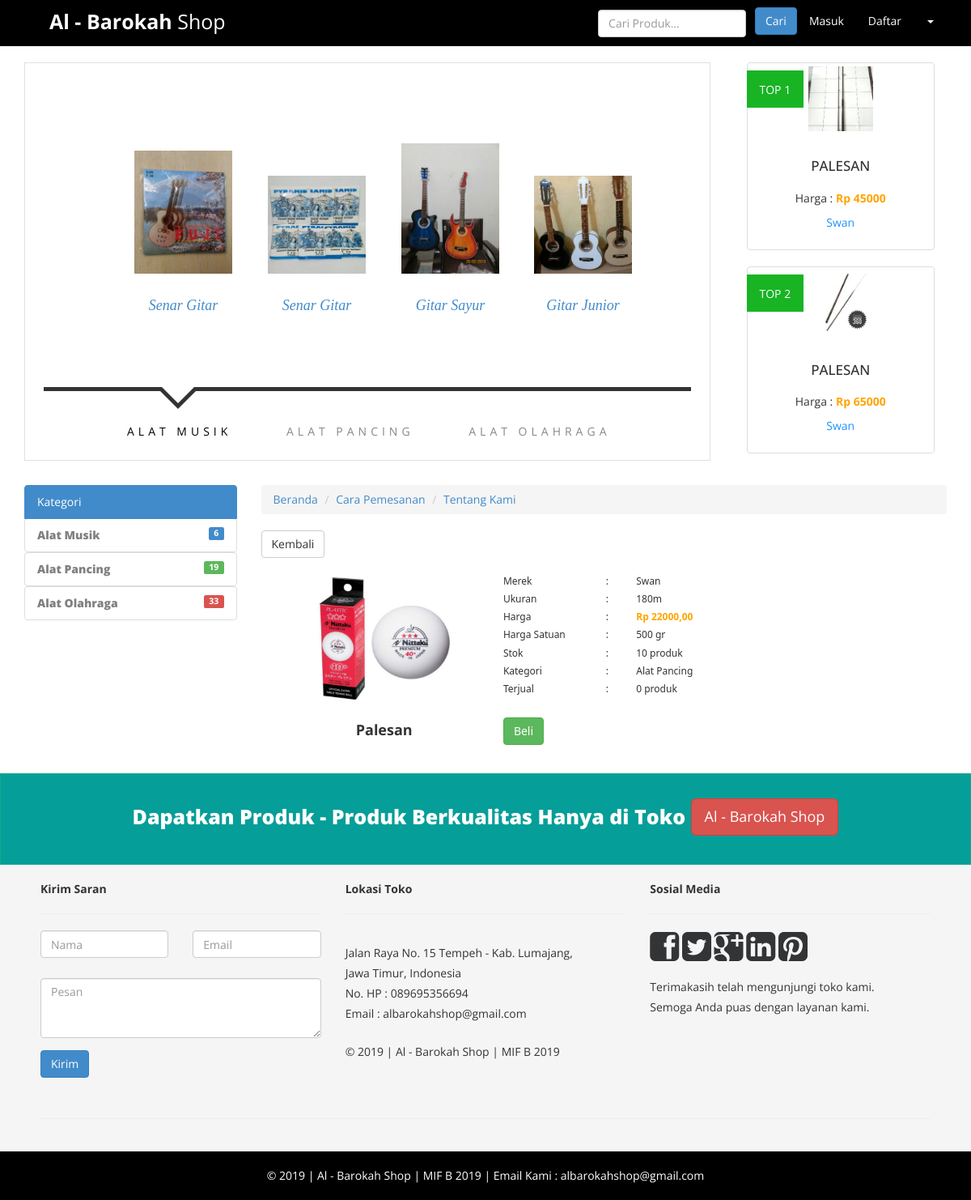
The page /beranda/detail_produk/1 on the database its author committed.
### tables this page shows
CREATE TABLE `produk` (
  `id_produk` int(11) NOT NULL,
  `nama_produk` varchar(50) NOT NULL,
  `merek` varchar(30) NOT NULL,
  `ukuran` varchar(10) NOT NULL,
  `harga_produk` int(7) NOT NULL,
  `berat` int(11) NOT NULL,
  `stok_produk` int(5) NOT NULL,
  `kategori` varchar(15) NOT NULL,
  `foto` varchar(100) NOT NULL,
  `terjual` int(11) NOT NULL
);

### application/controllers/Beranda.php (called while the page is built, shortened)
<?php
class Beranda extends CI_Controller {
	public function __construct(){
		$this->load->helper(array('url'));
		$this->load->model('Model_Produk');
		$this->load->model('Model_pelanggan');
	}
	public function detail_produk($id)
	{
			$data = array(
				'data1'=>$this->Model_Produk->get_header_produk_terbaru_alat_musik(),
				'data2'=>$this->Model_Produk->get_header_produk_terbaru_alat_pancing(),
				'data3'=>$this->Model_Produk->get_header_produk_terbaru_alat_olahraga(),
				'data4'=>$this->Model_Produk->get_produk_header_populer());
			$this->load->view('header',$data);
			$data = array(
				'data1'=>$this->Model_Produk->get_jumlah_produk_alat_musik(),
				'data2'=>$this->Model_Produk->get_jumlah_produk_alat_pancing(),
				'data3'=>$this->Model_Produk->get_jumlah_produk_alat_olahraga());
			$this->load->view('sidebar_kiri',$data);
			$data = array(
				'data'=>$this->Model_Produk->get_detail_produk($id));
			$this->load->view('detail_produk',$data);
			$this->load->view('footer');
	}
}

### index.php (called while the page is built, shortened)
<?php
require_once BASEPATH.'core/CodeIgniter.php';

### application/models/Model_Produk.php (called while the page is built, shortened)
<?php
class Model_Produk extends CI_Model {
	function get_detail_produk($id){
		$query = $this->db->query("SELECT * FROM produk WHERE id_produk='$id'");
		return $query->result();
	}
	function get_produk_header_populer(){
		$query = $this->db->query("SELECT * FROM produk ORDER BY terjual DESC LIMIT 1,2");
		return $query->result();
	}
	function get_header_produk_terbaru_alat_musik(){
		$query = $this->db->query("SELECT * FROM produk WHERE kategori='Alat Musik' ORDER BY id_produk DESC LIMIT 0,4");
		return $query->result();
	}
}

### application/views/detail_produk.php (the view, shortened to what this page needs)
        <div class="col-md-9">
            <div>
                <ol class="breadcrumb">
                    <li><a href="<?= base_url('beranda');?>">Beranda</a></li>
                    <li><a href="<?= base_url('beranda/cara_pemesanan');?>">Cara Pemesanan</a></li>
                    <li><a href="<?= base_url('beranda/tentang_kami');?>">Tentang Kami</a></li>
                </ol>
            </div>
            <div class="row">
                <?php
                foreach ($data as $row):
                ?>
                <div class="col-md-12 text-center col-sm-6 col-xs-6">
                    <a href="javascript: history.go(-1)" class="btn btn-default" role="button" style="float:left;">Kembali</a>
                        <center>
                        <table border="0" width="100%" style="padding: 5px;border-spacing:5px;border-collapse: separate;">
                            <tr><td width="35%" rowspan="10">
                                    <center>
                                    <img src="<?= base_url('assets/');?>img/images_produk/<?= $row->foto;?>" style="height:175px; width:175px;"><br><h4><b><?= $row->nama_produk;?></b></h4></center>
                                </td>
                            <tr><td width="15%">Merek</td><td width="4%">:</td><td><?= $row->merek;?></td></tr>
                            <tr><td>Ukuran</td><td>:</td><td>
                            <?php
                            if($row->ukuran==''){
                                echo'-';}
                            else{
                                echo $row->ukuran;
                            }; ?></td></tr>
                            <tr><td>Harga</td><td>:</td><td><strong><font color="orange">Rp <?= $row->harga_produk;?>,00</font></strong></td></tr>
                            <tr><td>Harga Satuan</td><td>:</td><td><?= $row->berat;?> gr</td></tr>
                            <tr><td>Stok</td><td>:</td><td><?= $row->stok_produk;?> produk</td></tr>
                            <tr><td>Kategori</td><td>:</td><td><?= $row->kategori;?></td></tr>
                            <tr><td>Terjual</td><td>:</td><td><?= $row->terjual;?> produk</td></tr>
                            <tr><td colspan="3">&nbsp;</td></tr>
                            <tr><td colspan="3"><a href="<?= base_url('auth');?>" class="btn btn-success" role="button">Beli</a>
                                </td>
                            </tr>
                        </table>
                        </center>
                </div>
                <?php $no++;
                endforeach;?>
            </div>
        </div>
    </div>
</div>

### application/views/header.php (shortened to what this page needs)
<!DOCTYPE html>
<html lang="en">
<head>
    <link href="<?= base_url('assets/');?>css/bootstrap.css" rel="stylesheet">
    <link href="<?= base_url('assets/');?>css/font-awesome.min.css" rel="stylesheet" />
    <link href="<?= base_url('assets/');?>ItemSlider/css/main-style.css" rel="stylesheet" />
    <link href="<?= base_url('assets/');?>css/style.css" rel="stylesheet" />
</head>
<body>
    <nav class="navbar navbar-default" role="navigation">
        <div class="container-fluid">
            <div class="navbar-header">
                <a class="navbar-brand" href="<?= base_url('beranda');?>"><strong>Al - Barokah</strong> Shop</a>
            </div>
            <div class="collapse navbar-collapse" id="bs-example-navbar-collapse-1">
                <ul class="nav navbar-nav navbar-right">
                    <li><a href="<?= base_url('auth');?>">Masuk</a></li>
                    <li><a href="<?= base_url('auth/daftar');?>">Daftar</a></li>
                    <li class="dropdown">
                        <a href="#" class="dropdown-toggle" data-toggle="dropdown"> <b class="caret"></b></a>
                    </li>
                </ul>
                <form class="navbar-form navbar-right" role="sea
                <form class="navbar-form navbar-right" role="search" method="post" action="<?= base_url('beranda/pencarian_beranda');?>">
                    <div class="form-group">
                        <input type="text" placeholder="Cari Produk..." class="form-control" name="pencarian" value="">
                    </div>
                    <button type="submit" class="btn btn-primary">Cari</button>
                </form>
            </div>
        </div>
    </nav>
    <div class="container">
        <div class="row">
            <div class="col-md-9">
                <div class="main box-border">
                    <div id="mi-slider" class="mi-slider">
                        <ul>
                            <?php
                            foreach ($data1 as $row):
                            ?>
                            <li><a href="<?= base_url('beranda/detail_produk/'.$row->id_produk);?>">
                                <img src="<?= base_url('assets/');?>img/images_produk/<?= $row->foto;?>" alt="Alat_Musik"><h4><?= $row->nama_produk;?></h4>
                            </a></li>
                            <?php $no++;
                            endforeach;?>
                        </ul>
                        <ul>
                        </ul>
                        <ul>
                        </ul>
                        <nav>
                            <a href="#">Alat Musik</a>
                            <a href="#">Alat Pancing</a>
                            <a href="#">Alat Olahraga</a>
                        </nav>
                    </div>
                </div>
                <br />
            </div>
            <div class="col-md-3 text-center">
                <?php
                $no=1;
                foreach ($data4 as $row):
                ?>
                <div class=" col-md-12 col-sm-6 col-xs-6" >
                    <div class="offer-text">
                        <div class="anic">TOP <?php echo $no;?></div>
                    </div>
                    <a href="<?= base_url('beranda/detail_produk/'.$row->id_produk);?>">
                    <div class="thumbnail product-box">
                        <img src="<?= base_url('assets/');?>img/images_produk/<?= $row->foto;?>" alt="" style="height:80px; width:80px;"/>
                        <div class="caption">
                            <h3><?= $row->nama_produk;?></h3>
                            <p>Harga : <strong><font color="orange">Rp <?= $row->harga_produk;?></font></strong></p>
                            <p><font color="DodgerBlue"><?= $row->merek;?></font></p>
                        </div>
                    </div>
                </a>
                </div>
                <?php $no++;
                endforeach;?>
            </div>
        </div>

### assets/ItemSlider/css/main-style.css (style rules this page uses)
.mi-slider { position: relative; margin-top: 30px; height: 490px; }
.mi-slider ul { list-style-type: none; position: absolute; width: 100%; left: 0; bottom: 140px; overflow: hidden; text-align: center; pointer-events: none; }
.mi-slider ul.mi-current { pointer-events: auto; }
.mi-slider ul li { display: inline-block; padding: 20px; width: 20%; max-width: 300px; -webkit-transform: translateX(600%); transform: translateX(600%); -webkit-transition: opacity 0.2s linear; transition: opacity 0.2s linear; }
.mi-slider ul li a, .mi-slider ul li img { display: block; margin: 0 auto; }
.mi-slider ul li a { outline: none; cursor: pointer; }
.mi-slider ul li img { max-width: 100%; border: none; }
.mi-slider ul li h4 { display: inline-block; font-family: Baskerville, "Baskerville Old Face", "Hoefler Text", Garamond, "Times New Roman", serif; font-style: italic; font-weight: 400; font-size: 18px; padding: 20px 10px 0; }
.mi-slider nav { position: relative; top: 400px; text-align: center; max-width: 800px; margin: 0 auto; border-top: 5px solid #333; }
.mi-slider nav a { display: inline-block; text-transform: uppercase; letter-spacing: 5px; padding: 40px 30px 30px 34px; position: relative; color: #888; outline: none; -webkit-transition: color 0.2s linear; transition: color 0.2s linear; }
.mi-slider nav a:hover, .mi-slider nav a.mi-selected { color: #000; }
.mi-slider nav a.mi-selected:after, .mi-slider nav a.mi-selected:before { content: ''; position: absolute; top: -5px; border: solid transparent; height: 0; width: 0; position: absolute; pointer-events: none; }
.mi-slider nav a.mi-selected:after { border-color: transparent; border-top-color: #fff; border-width: 20px; left: 50%; margin-left: -20px; }
.mi-slider nav a.mi-selected:before { border-color: transparent; border-top-color: #333; border-width: 27px; left: 50%; margin-left: -27px; }
.mi-slider ul:first-child li, .no-js .mi-slider ul li { -webkit-animation: scaleUp 350ms ease-in-out both; animation: scaleUp 350ms ease-in-out both; }
.mi-slider ul:first-child li:first-child { -webkit-animation-delay: 90ms; animation-delay: 90ms; }
.mi-slider ul:first-child li:nth-child(2) { -webkit-animation-delay: 180ms; animation-delay: 180ms; }
.mi-slider ul:first-child li:nth-child(3) { -webkit-animation-delay: 270ms; animation-delay: 270ms; }
.mi-slider ul:first-child li:nth-child(4) { -webkit-animation-delay: 360ms; animation-delay: 360ms; }
.mi-slider { -webkit-touch-callout: none; -webkit-user-select: none; -khtml-user-select: none; -moz-user-select: none; -ms-user-select: none; user-select: none; }

### assets/css/style.css (style rules this page uses)
.text-center { text-align:center; }
h1, h2, h3, h4, h5, h6 { font-family:'Open Sans', sans-serif; }
.navbar-brand { font-size: 25px; padding: 15px 80px 15px 60px; }
.navbar-default .navbar-brand { color: #000000; }
.navbar-default { background-color: #000000; border-color: #000000; }
.navbar { border-radius: 0px; }
.navbar-default .navbar-nav > li > a { color: #FFF; }
.navbar-default .navbar-brand { color: #FFFFFF; }
.row { margin-bottom:10px; }
.btn { margin-bottom:5px; }
.box-border { border:1px solid #e1e1e1; }
.mi-slider { margin-top: 0px; }
.offer-text { position: absolute; color: #FFF; padding: 14px 16px 12px 16px; margin-top: 10px; background-color:#18b424; }
h3 { margin: 25px auto 20px; text-align: center; text-transform: uppercase; font-size: 17px; }
table { margin: auto; font-family: "Lucida Sans Unicode", "Lucida Grande", "Segoe Ui"; font-size: 12px; }

### application/views/header.php (style rules this page uses)
.anic { -webkit-animation: fade-in 0.27s linear infinite alternate; -moz-animation: fade-in 0.27s linear infinite alternate; animation: fade-in 0.27s linear infinite alternate; }

### rows shown on the page
produk: foto (picture), nama_produk "Senar Gitar"
produk: foto (picture), nama_produk "Senar Gitar"
produk: foto (picture), nama_produk "Gitar Sayur"
produk: foto (picture), nama_produk "Gitar Junior"
produk: foto (picture), nama_produk "PALESAN", harga_produk "45000", merek "Swan"
produk: foto (picture), nama_produk "PALESAN", harga_produk "65000", merek "Swan"
produk: foto (picture), nama_produk "Palesan", merek "Swan", ukuran "180m", harga_produk "22000", berat "500", stok_produk "10", kategori "Alat Pancing", terjual "0"

### other values the page prints
$row->total "6"
$row->total "19"
$row->total "33"
